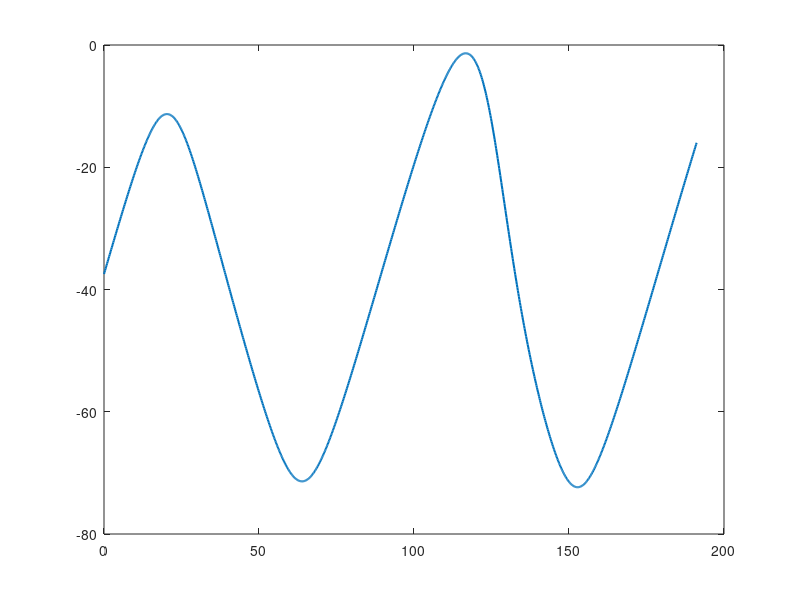

Write the MATLAB code that produced this figure. (Note: this script raises an error after producing the figure.)
%% SAT-02: LEO Pass Geometry Simulation
% Simplified circular orbit and spherical Earth model
% Coordinates: ECI satellite position, rotating-Earth ground station
% Units: km, seconds, degrees

clear;
clc;
close all;

%% Constants
mu = 398600.4418;       % Earth gravitational parameter (km^3/s^2)
Re = 6378.137;          % Reference Earth radius (km)
omegaEarth = 7.2921159e-5; % Earth rotation rate (rad/s)

%% Satellite orbit
altitude = 550;         % Satellite altitude (km)
a = Re + altitude;      % Circular orbit radius (km)
inclination = deg2rad(51.6);
raan = deg2rad(0);      % Right ascension of ascending node
u0 = deg2rad(0);        % Initial argument of latitude

n = sqrt(mu/a^3);       % Mean motion (rad/s)
period = 2*pi/n;        % Orbital period (s)

%% Ground station
latGS = deg2rad(13.0827);
lonGS = deg2rad(80.2707);
altGS = 0;              % Ground station altitude (km)

% Ground station ECEF position
rGS = (Re + altGS) * [
    cos(latGS)*cos(lonGS);
    cos(latGS)*sin(lonGS);
    sin(latGS)
];

%% Simulation time
dt = 10;                % Sample interval (s)
simulationDuration = 2*period;
t = (0:dt:simulationDuration).';

elevation = zeros(size(t));
range = zeros(size(t));

%% Propagate orbit and calculate elevation
for k = 1:length(t)

    % Circular orbit in the orbital plane
    u = u0 + n*t(k);

    rOrbital = a * [
        cos(u);
        sin(u);
        0
    ];

    % Rotate orbital-plane coordinates into ECI
    R3 = [
        cos(raan), -sin(raan), 0;
        sin(raan),  cos(raan), 0;
        0,          0,         1
    ];

    R1 = [
        1, 0, 0;
        0, cos(inclination), -sin(inclination);
        0, sin(inclination),  cos(inclination)
    ];

    rECI = R3 * R1 * rOrbital;

    % Rotate ground station from ECEF into ECI.
    % Longitude advances in the inertial frame with Earth rotation.
    theta = omegaEarth*t(k);

    Rearth = [
        cos(theta), -sin(theta), 0;
        sin(theta),  cos(theta), 0;
        0,            0,          1
    ];

    rGS_ECI = Rearth * rGS;

    % Satellite-to-ground relative position
    rho = rECI - rGS_ECI;

    range(k) = norm(rho);

    % Local East-North-Up basis at ground station
    east = [
        -sin(lonGS);
         cos(lonGS);
         0
    ];

    north = [
        -sin(latGS)*cos(lonGS);
        -sin(latGS)*sin(lonGS);
         cos(latGS)
    ];

    up = [
        cos(latGS)*cos(lonGS);
        cos(latGS)*sin(lonGS);
        sin(latGS)
    ];

    % Transform relative position into local ENU coordinates
    eastComponent = dot(rho, east);
    northComponent = dot(rho, north);
    upComponent = dot(rho, up);

    horizontalRange = hypot(eastComponent, northComponent);

    elevation(k) = atan2d(upComponent, horizontalRange);
end

%% Visibility analysis
minimumElevation = 10;  % Degrees
visible = elevation >= minimumElevation;

%% Print summary
fprintf('\nSAT-02: LEO PASS GEOMETRY\n');
fprintf('Satellite altitude : %.1f km\n', altitude);
fprintf('Orbital period     : %.2f minutes\n', period/60);
fprintf('Ground station     : Chennai example\n');
fprintf('Minimum elevation  : %.1f degrees\n', minimumElevation);
fprintf('Visible samples    : %d of %d\n', sum(visible), length(t));

% Identify contiguous visibility intervals
edges = diff([false; visible; false]);
passStarts = find(edges == 1);
passEnds = find(edges == -1) - 1;

fprintf('\nDetected visibility intervals:\n');

if isempty(passStarts)
    fprintf('No passes detected in this simulation window.\n');
else
    for p = 1:length(passStarts)
        startTime = t(passStarts(p));
        endTime = t(passEnds(p));

        fprintf('Pass %d: %.1f to %.1f seconds, duration %.1f seconds\n', ...
            p, startTime, endTime, endTime-startTime);
    end
end

%% Plot elevation versus time
figure;

plot(t/60, elevation, 'LineWidth', 1.5);
hold on;

yline(minimumElevation, '--', 'Minimum elevation');

xlabel('Time since simulation start (minutes)');
ylabel('Satellite elevation (degrees)');
title('SAT-02: LEO Satellite Pass Geometry');
grid on;

%% Plot satellite visibility
figure;

stairs(t/60, visible, 'LineWidth', 1.5);

xlabel('Time since simulation start (minutes)');
ylabel('Visible (1 = Yes, 0 = No)');
title('SAT-02: Ground Station Visibility');
ylim([-0.1 1.1]);
grid on;
